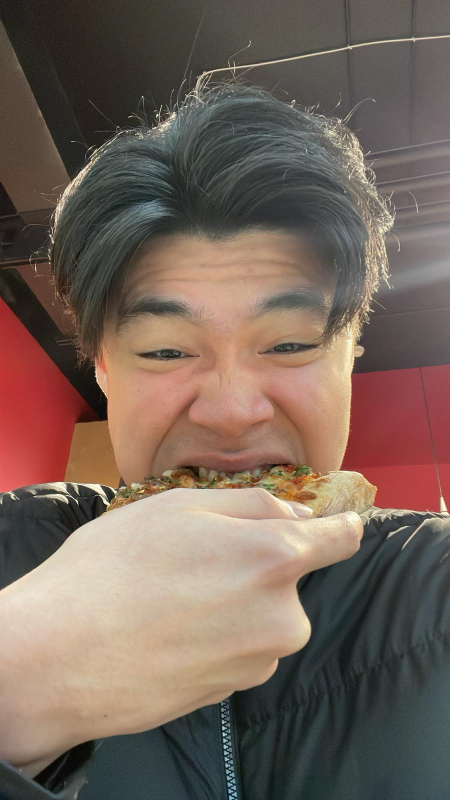
#> input picture examples/boy.jpeg, 900 x 1600 px (shown at 1/2 size)
$ python -i Kuwahara.py   (imports and definitions only)
#> lines starting #> are read from the running program, lines starting #| are printed output that depends on the picture
#> further down, picture is the input picture: shape (1600, 900, 3); mean B, G, R 90.4, 101.2, 118.5
import numpy as np
from multiprocessing import Pool
import math
import cv2
import asyncio
from AnisotropicKuwahara.Tensor import StructuredTensor
from AnisotropicKuwahara.utils.ImageUtil import *
from AnisotropicKuwahara.utils.TimeReport import TimeReport


class Kuwahara():
    """
    Gaussian Box Kuwahara filter implementation
    """
    num_quadrants = 4

    def __init__(self, kernel_radius:int=5):
        """initialize the Kuwahara filter with a given kernel radius. The signma value of the gaussian is
        set to kernel_radius/6
        Args:
            kernel_radius (int, optional): radius of kernel. Defaults to 5.
        """

        self.kernel_radius = kernel_radius
        self.size = kernel_radius * 2 + 1

        gauss_1d = cv2.getGaussianKernel(self.size, kernel_radius/3)
        gauss_2d = np.outer(gauss_1d, gauss_1d)

        self.masked_gauss_q0 = gauss_2d * self.create_mask(self.size)
        self.masked_gauss_q0 = self.masked_gauss_q0 / np.sum(self.masked_gauss_q0)

        self.masked_gauss_q1 = np.rot90(self.masked_gauss_q0, -1)
        self.masked_gauss_q2 = np.rot90(self.masked_gauss_q0, -2)
        self.masked_gauss_q3 = np.rot90(self.masked_gauss_q0, -3)

        self.kernel = np.array([self.masked_gauss_q0, self.masked_gauss_q1,
                           self.masked_gauss_q2, self.masked_gauss_q3])

        self.sector_sum = np.sum(self.masked_gauss_q0) #since it's a box, sum of each weights is equal


    def create_mask(self,size:int)-> np.ndarray:
        """given a kernel size, create a mask that is 1 for top left quadrant of the matrix
        Args:
            size (int): odd number
        """
#> called with size = 11
        true_size = size // 2 + 1
        mask = np.zeros((size,size))
        for i in range(0,true_size):
            for j in range(0,true_size):
                mask[i, j] = 1
        return mask

    # [42 lines left out: function process_grayscale, not called in this run]

    def process(self, input_image: np.ndarray):
        """Given an input image, apply the Kuwahara filter to it.
        All params for the filter are already set in the constructor

        Args:
            input_image (np.ndarray): input image to apply the filter to. Should be an RBG image
        """

        grayscale = cv2.cvtColor(input_image, cv2.COLOR_BGR2GRAY)
        image_r = input_image[:,:,0] #TODO: do this but without the split
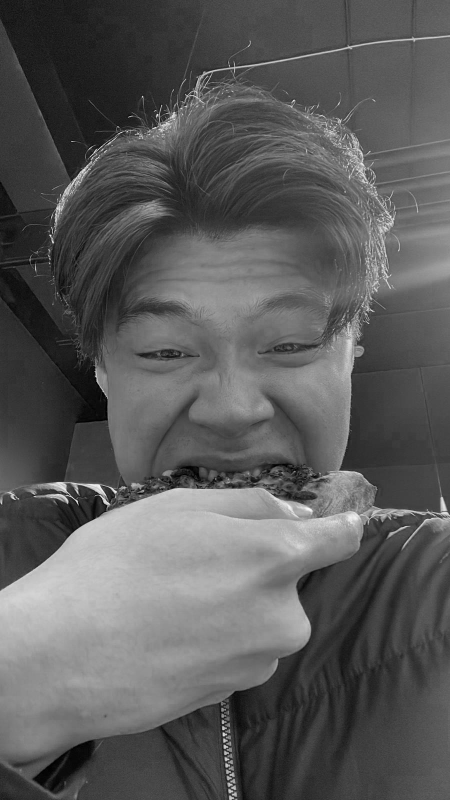
#> image_r: shape (1600, 900) (shown at 1/2 size); min 0, max 251, mean 90.4
        image_g = input_image[:,:,1]
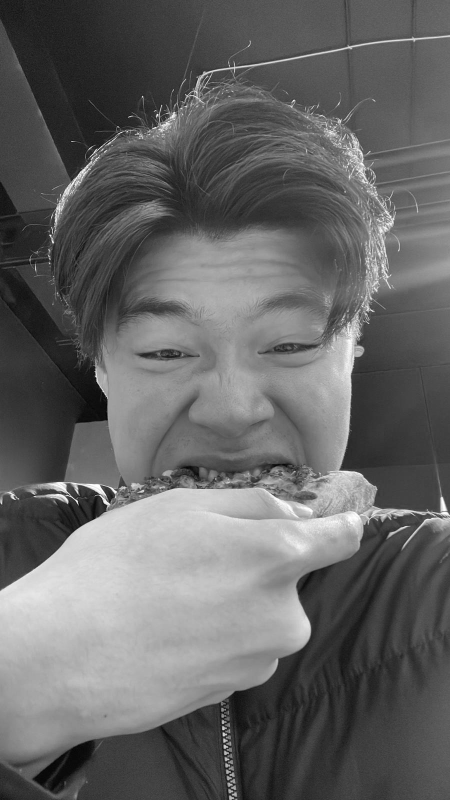
#> image_g: shape (1600, 900) (shown at 1/2 size); min 0, max 255, mean 101.2
        image_b = input_image[:,:,2]
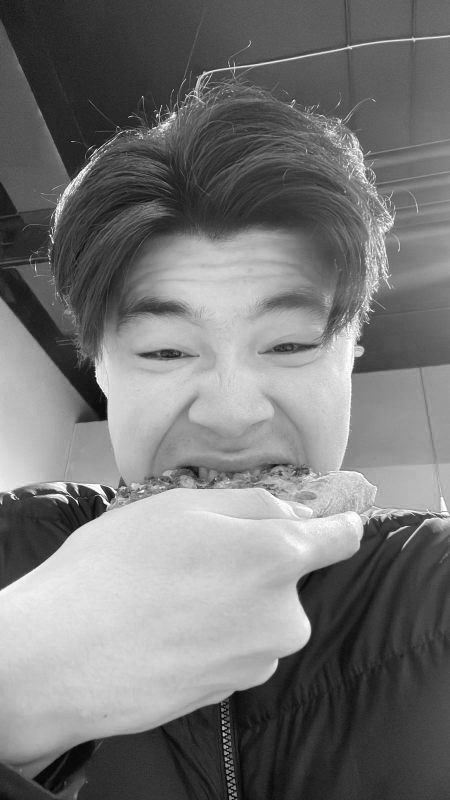
#> image_b: shape (1600, 900) (shown at 1/2 size); min 0, max 255, mean 118.5

        grayscale = grayscale.astype(np.float64)

        grayscale_squared = grayscale * grayscale
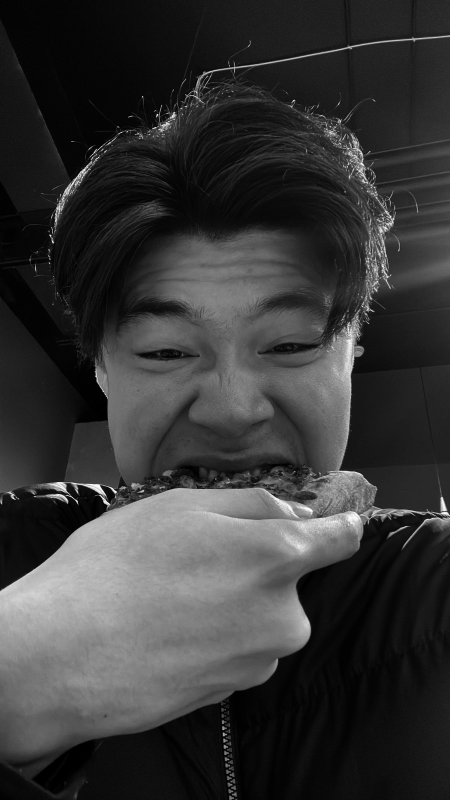
#> grayscale_squared: shape (1600, 900) float64 (shown at 1/2 size); min 0, max 64516, mean 13973.7; drawn with min black and max white

        shape = (self.num_quadrants, grayscale.shape[0], grayscale.shape[1])
#> shape = (4, 1600, 900)

        out_r = np.zeros(shape)
        out_g = np.zeros(shape)
        out_b = np.zeros(shape)

        m = np.zeros(shape)
        m_squared = np.zeros(shape)
        weighted_sum_of_squared_image = np.zeros(shape)
        variance = np.zeros(shape)
        sd = np.zeros(shape)
        a = np.zeros(shape)

        weighted_sum_of_quadrants_r = np.zeros((grayscale.shape[0], grayscale.shape[1]))
        weighted_sum_of_quadrants_g = np.zeros((grayscale.shape[0], grayscale.shape[1]))
        weighted_sum_of_quadrants_b = np.zeros((grayscale.shape[0], grayscale.shape[1]))
        sum_of_quadrant_weights = np.zeros((grayscale.shape[0], grayscale.shape[1]))


        for i in range(self.num_quadrants):
            out_r[i] = cv2.filter2D(image_r, -1, self.kernel[i], borderType=cv2.BORDER_DEFAULT) / self.sector_sum
            out_g[i] = cv2.filter2D(image_g, -1, self.kernel[i], borderType=cv2.BORDER_DEFAULT) / self.sector_sum
            out_b[i] = cv2.filter2D(image_b, -1, self.kernel[i], borderType=cv2.BORDER_DEFAULT) / self.sector_sum
            m[i] = cv2.filter2D(grayscale, -1, self.kernel[i], borderType=cv2.BORDER_DEFAULT) / self.sector_sum

            m_squared[i] = cv2.filter2D(grayscale_squared, -1, self.kernel[i], borderType=cv2.BORDER_DEFAULT) / self.sector_sum
            weighted_sum_of_squared_image[i] = m[i] * m[i]
            variance[i] = m_squared[i] - weighted_sum_of_squared_image[i]
            variance[i] = np.maximum(variance[i], 0) # avoid catastrophic cancellation
            sd[i] = np.sqrt(variance[i])
            a[i] = 1/(1 + np.power(np.abs(sd[i]), 8))

            weighted_sum_of_quadrants_r += a[i] * out_r[i]
            weighted_sum_of_quadrants_g += a[i] * out_g[i]
            weighted_sum_of_quadrants_b += a[i] * out_b[i]

            sum_of_quadrant_weights += a[i]
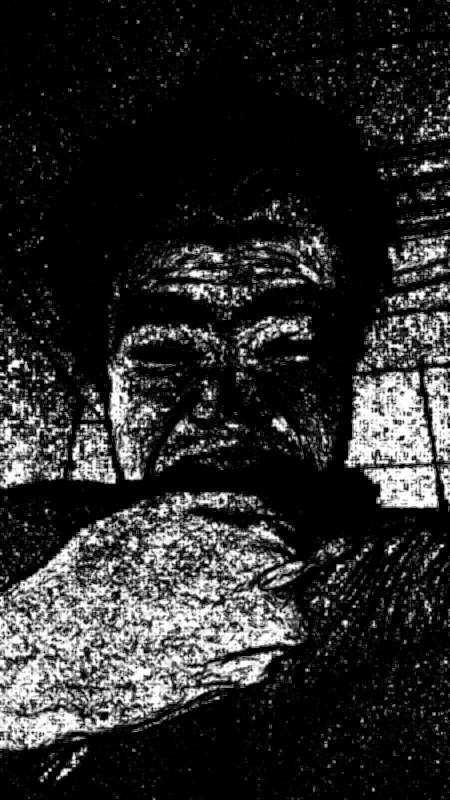
#> sum_of_quadrant_weights: shape (1600, 900) float64 (shown at 1/2 size); min 1.99e-15, max 4, mean 0.676; drawn with min black and max white
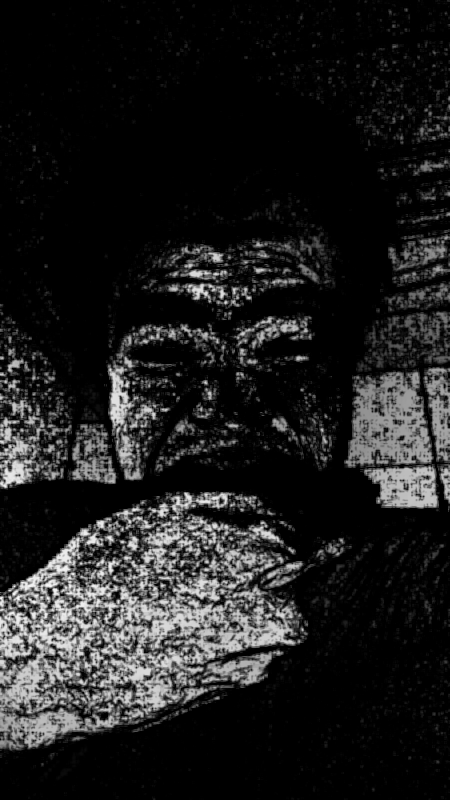
#> weighted_sum_of_quadrants_b: shape (1600, 900) float64 (shown at 1/2 size); min 2.67e-13, max 962.9, mean 117; drawn with min black and max white
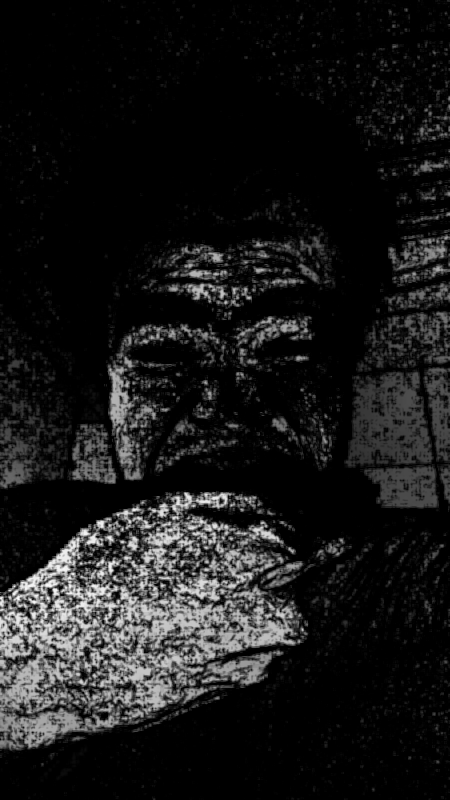
#> weighted_sum_of_quadrants_g: shape (1600, 900) float64 (shown at 1/2 size); min 2.7e-13, max 905.9, mean 90.9; drawn with min black and max white

        output_image_r = weighted_sum_of_quadrants_r / sum_of_quadrant_weights
        output_image_g = weighted_sum_of_quadrants_g / sum_of_quadrant_weights
        output_image_b = weighted_sum_of_quadrants_b / sum_of_quadrant_weights
        output_image_a = np.ones(output_image_b.shape)*255

        output_image = cv2.merge((output_image_r, output_image_g, output_image_b, output_image_a))

        output_image = output_image / 255.  #rescale to 0-1 so it shows up :)
        return output_image

    async def async_process(self, input_image: np.ndarray):
        """Given an input image, apply the Kuwahara filter to it.
        All params for the filter are already set in the constructor

        Args:
            input_image (np.ndarray): input image to apply the filter to. Should be an RBG image
        """

        grayscale = cv2.cvtColor(input_image, cv2.COLOR_BGR2GRAY)
        image_r = input_image[:,:,0] #TODO: do this but without the split
        image_g = input_image[:,:,1]
        image_b = input_image[:,:,2]

        grayscale = grayscale.astype(np.float64)

        grayscale_squared = grayscale * grayscale

        shape = (self.num_quadrants, grayscale.shape[0], grayscale.shape[1])

        await asyncio.sleep(1/120)

        out_r = np.zeros(shape)
        out_g = np.zeros(shape)
        out_b = np.zeros(shape)

        m = np.zeros(shape)
        m_squared = np.zeros(shape)
        weighted_sum_of_squared_image = np.zeros(shape)
        variance = np.zeros(shape)
        sd = np.zeros(shape)
        a = np.zeros(shape)

        await asyncio.sleep(1/120)

        weighted_sum_of_quadrants_r = np.zeros((grayscale.shape[0], grayscale.shape[1]))
        weighted_sum_of_quadrants_g = np.zeros((grayscale.shape[0], grayscale.shape[1]))
        weighted_sum_of_quadrants_b = np.zeros((grayscale.shape[0], grayscale.shape[1]))
        sum_of_quadrant_weights = np.zeros((grayscale.shape[0], grayscale.shape[1]))


        for i in range(self.num_quadrants):
            await asyncio.sleep(1/120)
            out_r[i] = cv2.filter2D(image_r, -1, self.kernel[i], borderType=cv2.BORDER_DEFAULT) / self.sector_sum
            out_g[i] = cv2.filter2D(image_g, -1, self.kernel[i], borderType=cv2.BORDER_DEFAULT) / self.sector_sum
            out_b[i] = cv2.filter2D(image_b, -1, self.kernel[i], borderType=cv2.BORDER_DEFAULT) / self.sector_sum
            m[i] = cv2.filter2D(grayscale, -1, self.kernel[i], borderType=cv2.BORDER_DEFAULT) / self.sector_sum

            m_squared[i] = cv2.filter2D(grayscale_squared, -1, self.kernel[i], borderType=cv2.BORDER_DEFAULT) / self.sector_sum
            weighted_sum_of_squared_image[i] = m[i] * m[i]
            variance[i] = m_squared[i] - weighted_sum_of_squared_image[i]
            variance[i] = np.maximum(variance[i], 0) # avoid catastrophic cancellation
            sd[i] = np.sqrt(variance[i])
            a[i] = 1/(1 + np.power(np.abs(sd[i]), 8))

            weighted_sum_of_quadrants_r += a[i] * out_r[i]
            weighted_sum_of_quadrants_g += a[i] * out_g[i]
            weighted_sum_of_quadrants_b += a[i] * out_b[i]

            sum_of_quadrant_weights += a[i]

        await asyncio.sleep(1/120)

        output_image_r = weighted_sum_of_quadrants_r / sum_of_quadrant_weights
        output_image_g = weighted_sum_of_quadrants_g / sum_of_quadrant_weights
        output_image_b = weighted_sum_of_quadrants_b / sum_of_quadrant_weights
        output_image_a = np.ones(output_image_b.shape)*255

        output_image = cv2.merge((output_image_r, output_image_g, output_image_b, output_image_a))

        output_image = output_image / 255.  #rescale to 0-1 so it shows up :)
        return output_image


>>> import cv2
>>> picture = cv2.imread('../examples/boy.jpeg')
>>> result = Kuwahara().process(picture)
